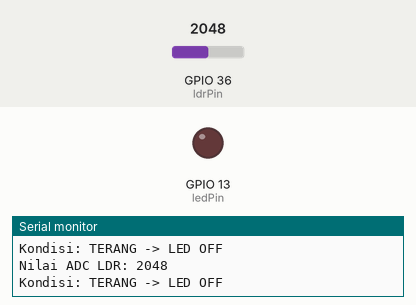
This sketch was run on a simulated ESP32. Shown: output pins drawn as LEDs (lit = HIGH), the last lines printed to the serial monitor. The inputs (shaded band) are chosen by the test bench; at power-on: GPIO 36 (ldrPin) = 2048.

Above: at 1.8 s.
1.9 s: GPIO 36 (ldrPin) set to 2149
At 2.9 s:
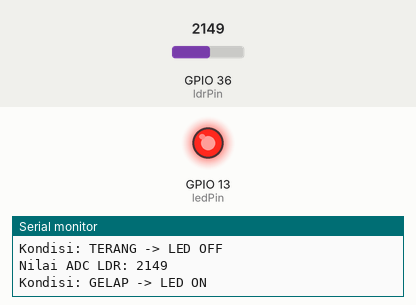
3.5 s: GPIO 36 (ldrPin) set to 2060
At 4.5 s:
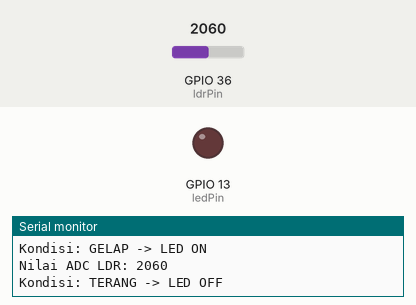
5.5 s: GPIO 36 (ldrPin) set to 2140
At 7.2 s:
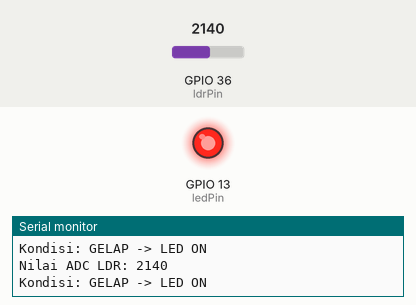
Timing chart, 0 to 8.7 s (numbered marks = the images above; inputs shaded):
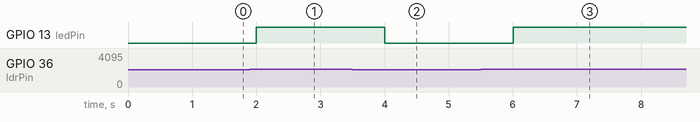

The sketch:

sketch.ino
```cpp
const byte ldrPin = 36;
const byte ledPin = 13;

void setup() {
  Serial.begin(115200);
  pinMode(ledPin, OUTPUT);
}

void loop() {
  int nilaiLdr = analogRead(ldrPin);

  Serial.print("Nilai ADC LDR: ");
  Serial.println(nilaiLdr);


  if (nilaiLdr > 2100) {
    digitalWrite(ledPin, HIGH);
    Serial.println("Kondisi: GELAP -> LED ON");
  } else {
    digitalWrite(ledPin, LOW);
    Serial.println("Kondisi: TERANG -> LED OFF");
  }

  delay(1000);
}
```

Measured:
- the behaviour switches between 2100 and 2101 on GPIO 36 (ldrPin) (found by bisection; images 0 and 1)
- after the input at 1.9 s, GPIO 13 (ledPin): LOW → HIGH after 0.10 s
- after the input at 3.5 s, GPIO 13 (ledPin): HIGH → LOW after 0.50 s
- after the input at 5.5 s, GPIO 13 (ledPin): LOW → HIGH after 0.50 s
